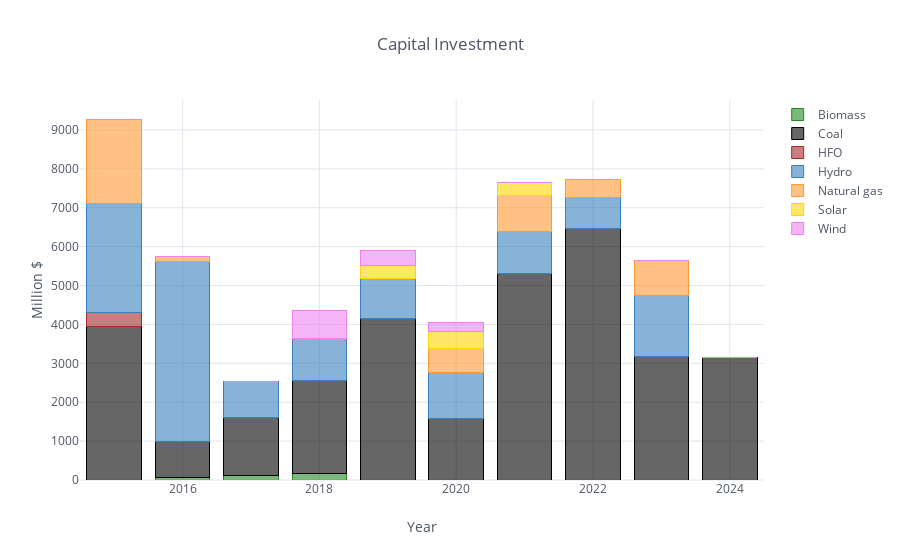

Notebook cell for this chart:
### Code cell
cap_cos_df = all_params['CapitalInvestment'][all_params['CapitalInvestment'].t.str.startswith('PWR')].drop('r', axis=1)
cap_cos_df = df_filter(cap_cos_df,3,6,['TRN'])
df_plot(cap_cos_df,'Million $','Capital Investment')

### Figure 1 — Plotly figure (JSON) as saved in the notebook; plotly's stock layout.template omitted (floating-point values rounded to 4 significant figures)
{"data": [{"marker": {"color": "rgba(34, 139, 34, 0.6)", "line": {"color": "rgba(34, 139, 34, 1.0)", "width": 1}}, "name": "Biomass", "orientation": "v", "text": "", "type": "bar", "uid": "69ac8848-68d2-44f5-98e1-354808e87082", "x": [2015, 2016, 2017, 2018, 2019, 2020, 2021, 2022, 2023, 2024], "y": [0, 58.62, 107.5, 166.1, 0, 0, 0, 0, 0, 0]}, {"marker": {"color": "rgba(0, 0, 0, 0.6)", "line": {"color": "rgba(0, 0, 0, 1.0)", "width": 1}}, "name": "Coal", "orientation": "v", "text": "", "type": "bar", "uid": "fa306873-3ea2-4f66-925c-b967d5a22032", "x": [2015, 2016, 2017, 2018, 2019, 2020, 2021, 2022, 2023, 2024], "y": [3936.0, 938.9, 1503.0, 2395.0, 4158.0, 1586.0, 5315.0, 6476.0, 3178.0, 3151.0]}, {"marker": {"color": "rgba(165, 42, 42, 0.6)", "line": {"color": "rgba(165, 42, 42, 1.0)", "width": 1}}, "name": "HFO", "orientation": "v", "text": "", "type": "bar", "uid": "c71d2d6f-62c9-44a1-9816-623f813f764d", "x": [2015, 2016, 2017, 2018, 2019, 2020, 2021, 2022, 2023, 2024], "y": [366.6, 0, 0, 0, 0, 0, 0, 0, 0, 0]}, {"marker": {"color": "rgba(55, 128, 191, 0.6)", "line": {"color": "rgba(55, 128, 191, 1.0)", "width": 1}}, "name": "Hydro", "orientation": "v", "text": "", "type": "bar", "uid": "937c50ef-2dc7-4a75-989f-8fd4bcf6aed8", "x": [2015, 2016, 2017, 2018, 2019, 2020, 2021, 2022, 2023, 2024], "y": [2795.0, 4627.0, 914.6, 1072.0, 1024.0, 1190.0, 1075.0, 792, 1556.0, 0]}, {"marker": {"color": "rgba(255, 153, 51, 0.6)", "line": {"color": "rgba(255, 153, 51, 1.0)", "width": 1}}, "name": "Natural gas", "orientation": "v", "text": "", "type": "bar", "uid": "0abf9c7b-f5ed-4fae-a607-2619fb9b2abd", "x": [2015, 2016, 2017, 2018, 2019, 2020, 2021, 2022, 2023, 2024], "y": [2184, 124.8, 0, 0, 0, 592.8, 936, 468, 911.0, 0]}, {"marker": {"color": "rgba(255, 215, 0, 0.6)", "line": {"color": "rgba(255, 215, 0, 1.0)", "width": 1}}, "name": "Solar", "orientation": "v", "text": "", "type": "bar", "uid": "807fa635-f971-4f6c-a05f-cd8254082757", "x": [2015, 2016, 2017, 2018, 2019, 2020, 2021, 2022, 2023, 2024], "y": [0, 0, 0, 0, 335.7, 447.6, 335.7, 0, 0, 0]}, {"marker": {"color": "rgba(238, 130, 238, 0.6)", "line": {"color": "rgba(238, 130, 238, 1.0)", "width": 1}}, "name": "Wind", "orientation": "v", "text": "", "type": "bar", "uid": "55f5da7a-d8d7-4b25-bf7b-a606c2014dbc", "x": [2015, 2016, 2017, 2018, 2019, 2020, 2021, 2022, 2023, 2024], "y": [0, 0, 0, 723.4, 372.5, 230.6, 0, 0, 0, 0]}], "layout": {"barmode": "stack", "legend": {"bgcolor": "#FFFFFF", "font": {"color": "#4D5663"}, "traceorder": "normal"}, "paper_bgcolor": "#FFFFFF", "plot_bgcolor": "#FFFFFF", "title": {"font": {"color": "#4D5663"}, "text": "Capital Investment"}, "xaxis": {"gridcolor": "#E1E5ED", "showgrid": true, "tickfont": {"color": "#4D5663"}, "title": {"font": {"color": "#4D5663"}, "text": "Year"}, "zerolinecolor": "#E1E5ED"}, "yaxis": {"gridcolor": "#E1E5ED", "showgrid": true, "tickfont": {"color": "#4D5663"}, "title": {"font": {"color": "#4D5663"}, "text": "Million $"}, "zerolinecolor": "#E1E5ED"}}}
